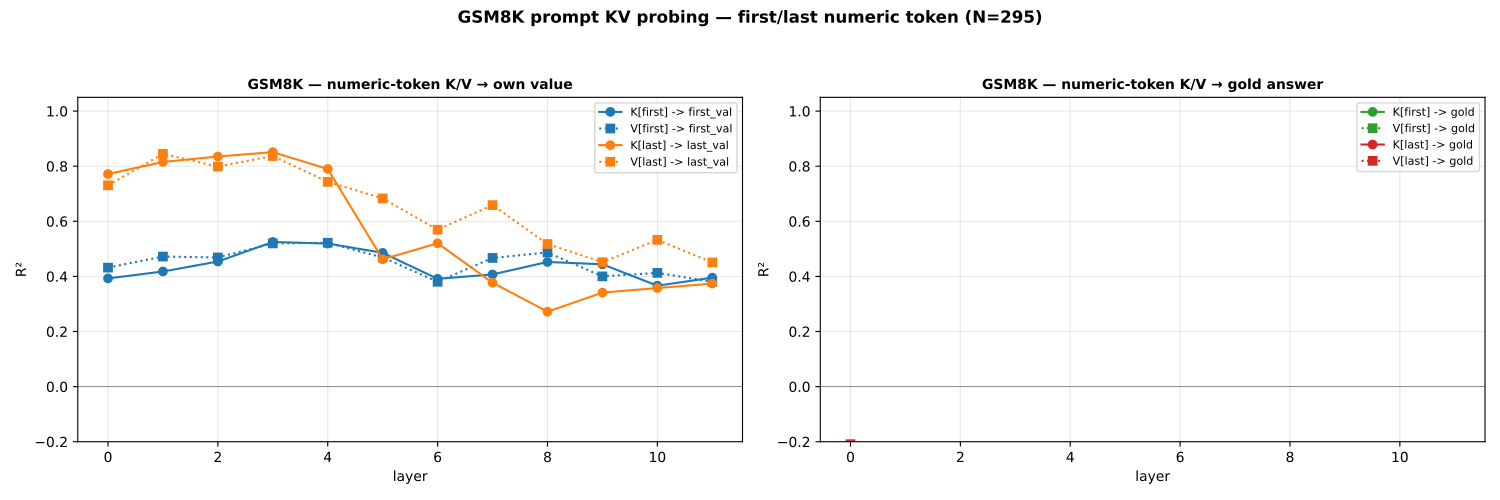

Recreate this plot in Python.
"""Probe GSM8K prompt KV cache for answer encoding at every NUMERIC token.

GSM8K problems are multi-step; we identify ALL numeric tokens in each
question, capture K and V at each at every layer, and check which numeric
token position holds the gold answer at which layer.

For each example: numeric_token_positions = list of (token_idx, value).
For each numeric token in the prompt: probe K[L, pos] and V[L, pos] -> gold.

Aggregate: per-layer R²(gold) when probing K and V at the FIRST / LAST /
ALL numeric tokens.

This is the analog of probe_prompt_kv.py but for multi-step problems where
"operand a / operand b" isn't well-defined.
"""
from __future__ import annotations

import json
import os
import re
import sys
import time
from pathlib import Path

import matplotlib.pyplot as plt
import numpy as np
import torch
import transformers
from matplotlib.backends.backend_pdf import PdfPages
from peft import LoraConfig, TaskType
from safetensors.torch import load_file
from sklearn.linear_model import Ridge
from sklearn.model_selection import KFold

REPO = Path(__file__).resolve().parents[3]
PD = Path(__file__).resolve().parent
sys.path.insert(0, str(REPO / "codi"))

OUT_JSON = PD / "probe_prompt_kv_gsm8k.json"
OUT_PDF = PD / "probe_prompt_kv_gsm8k.pdf"

N_LIMIT = 300        # cap to keep runtime reasonable
RIDGE_ALPHA = 1.0
SEED = 0


def cv_r2(X, y):
    kf = KFold(n_splits=5, shuffle=True, random_state=SEED)
    preds = np.zeros_like(y, dtype=np.float64)
    for tr, te in kf.split(X):
        clf = Ridge(alpha=RIDGE_ALPHA).fit(X[tr], y[tr])
        preds[te] = clf.predict(X[te])
    ss_res = float(np.sum((y - preds) ** 2))
    ss_tot = float(np.sum((y - y.mean()) ** 2))
    return 1.0 - ss_res / max(ss_tot, 1e-12)


def find_numeric_token_positions(input_ids, tok):
    """Return list of (token_index, numeric_value).  Greedy: tokenize as
    decoded substrings, find digit runs in the decoded text, and back-map to
    token positions.
    """
    decoded_tokens = [tok.decode([tid]) for tid in input_ids.tolist()]
    out = []
    for ti, t in enumerate(decoded_tokens):
        stripped = t.strip()
        if re.match(r"^-?\d+\.?\d*$", stripped):
            try:
                out.append((ti, float(stripped)))
            except ValueError:
                pass
    return out


def main():
    from datasets import load_dataset
    ds = load_dataset("gsm8k", "main")["test"]
    questions, golds = [], []
    for ex in ds:
        q = ex["question"].strip().replace("  ", " ")
        m = re.search(r"####\s*(-?\d+\.?\d*)", ex["answer"].replace(",", ""))
        if m is None: continue
        questions.append(q); golds.append(float(m.group(1)))
    questions = questions[:N_LIMIT]; golds = golds[:N_LIMIT]
    N_qs = len(questions)
    print(f"GSM8K test (capped): N={N_qs}")

    ckpt = os.path.expanduser("~/codi_ckpt/CODI-gpt2")
    print(f"loading CODI-GPT-2 from {ckpt}", flush=True)
    _orig = transformers.AutoTokenizer.from_pretrained
    transformers.AutoTokenizer.from_pretrained = (
        lambda *a, **k: _orig(*a, **{**k, "use_fast": True})
    )
    from src.model import CODI, ModelArguments, TrainingArguments
    lora_cfg = LoraConfig(task_type=TaskType.CAUSAL_LM, inference_mode=False,
                          r=128, lora_alpha=32, lora_dropout=0.1,
                          target_modules=["c_attn", "c_proj", "c_fc"],
                          init_lora_weights=True)
    margs = ModelArguments(model_name_or_path="gpt2", full_precision=True,
                           train=False, lora_init=True, ckpt_dir=ckpt)
    targs = TrainingArguments(output_dir="/tmp/_kvg", bf16=True,
                              use_lora=True, use_prj=True, prj_dim=768,
                              prj_no_ln=False, prj_dropout=0.0,
                              num_latent=6, inf_latent_iterations=6,
                              remove_eos=True, greedy=True,
                              model_max_length=512, seed=11)
    model = CODI(margs, targs, lora_cfg)
    sd_safe = Path(ckpt) / "model.safetensors"
    sd_bin = Path(ckpt) / "pytorch_model.bin"
    sd = load_file(str(sd_safe)) if sd_safe.exists() else torch.load(str(sd_bin), map_location="cpu")
    model.load_state_dict(sd, strict=False)
    model.codi.tie_weights()
    tok = transformers.AutoTokenizer.from_pretrained("gpt2", model_max_length=512,
                                                     padding_side="left", use_fast=True)
    if tok.pad_token_id is None:
        tok.add_special_tokens({"pad_token": "[PAD]"})
        tok.pad_token_id = model.pad_token_id or tok.convert_tokens_to_ids("[PAD]")
    model = model.to("cuda").to(torch.bfloat16); model.eval()
    transformer = (model.codi.transformer if hasattr(model.codi, "transformer")
                   else model.codi.base_model.model.transformer)
    N_LAYERS = model.codi.config.n_layer; HID = model.codi.config.n_embd

    cap = {}
    def make_c_attn_hook(idx):
        def fn(_m, _i, output):
            o = output
            q, k, v = o.split(HID, dim=-1)
            cap.setdefault("K", [None] * N_LAYERS)[idx] = k.detach().float().cpu().numpy()
            cap.setdefault("V", [None] * N_LAYERS)[idx] = v.detach().float().cpu().numpy()
            return output
        return fn

    handles = []
    for i, blk in enumerate(transformer.h):
        attn = blk.attn
        target = attn.c_attn.base_layer if hasattr(attn.c_attn, "base_layer") else attn.c_attn
        handles.append(target.register_forward_hook(make_c_attn_hook(i)))

    @torch.no_grad()
    def run_prompt(q):
        cap.pop("K", None); cap.pop("V", None)
        batch = tok([q], return_tensors="pt", padding="longest").to("cuda")
        prompt_ids = batch["input_ids"][0]
        bot = torch.full((1, 1), model.bot_id, dtype=torch.long, device="cuda")
        input_ids = torch.cat([batch["input_ids"], bot], dim=1)
        attn = torch.cat([batch["attention_mask"], torch.ones_like(bot)], dim=1)
        model.codi(input_ids=input_ids, attention_mask=attn,
                   use_cache=True, output_hidden_states=False)
        return prompt_ids, cap["K"], cap["V"]

    # Capture: for each example, K, V at each numeric token position at every layer.
    # Aggregate into three datasets: first-numeric, last-numeric, all-numerics-stacked.
    first_K = np.zeros((N_qs, N_LAYERS, HID), dtype=np.float32)
    first_V = np.zeros((N_qs, N_LAYERS, HID), dtype=np.float32)
    last_K  = np.zeros((N_qs, N_LAYERS, HID), dtype=np.float32)
    last_V  = np.zeros((N_qs, N_LAYERS, HID), dtype=np.float32)
    last_val = np.zeros(N_qs, dtype=np.float64)
    first_val = np.zeros(N_qs, dtype=np.float64)
    n_num_per_ex = np.zeros(N_qs, dtype=np.int64)
    t0 = time.time()
    for i, q in enumerate(questions):
        ids, K_full, V_full = run_prompt(q)
        positions = find_numeric_token_positions(ids, tok)
        if len(positions) == 0:
            continue
        n_num_per_ex[i] = len(positions)
        pos_first, val_first = positions[0]
        pos_last,  val_last  = positions[-1]
        first_val[i] = val_first; last_val[i] = val_last
        for L in range(N_LAYERS):
            first_K[i, L] = K_full[L][0, pos_first, :]
            first_V[i, L] = V_full[L][0, pos_first, :]
            last_K[i, L]  = K_full[L][0, pos_last, :]
            last_V[i, L]  = V_full[L][0, pos_last, :]
        if (i + 1) % 50 == 0:
            print(f"  {i+1}/{N_qs}  ({time.time()-t0:.0f}s)")
    print(f"avg numeric tokens per question: {n_num_per_ex.mean():.1f}")

    valid = n_num_per_ex > 0
    g = np.array(golds)[valid]
    K1 = first_K[valid]; V1 = first_V[valid]
    K2 = last_K[valid];  V2 = last_V[valid]
    fv = first_val[valid]; lv = last_val[valid]

    r2 = {key: [] for key in [
        "K_first->first_val", "V_first->first_val",
        "K_last->last_val",   "V_last->last_val",
        "K_first->gold", "V_first->gold",
        "K_last->gold",  "V_last->gold",
    ]}
    print("\nFitting per-layer probes...")
    for L in range(N_LAYERS):
        r2["K_first->first_val"].append(cv_r2(K1[:, L], fv))
        r2["V_first->first_val"].append(cv_r2(V1[:, L], fv))
        r2["K_last->last_val"].append(cv_r2(K2[:, L], lv))
        r2["V_last->last_val"].append(cv_r2(V2[:, L], lv))
        r2["K_first->gold"].append(cv_r2(K1[:, L], g))
        r2["V_first->gold"].append(cv_r2(V1[:, L], g))
        r2["K_last->gold"].append(cv_r2(K2[:, L], g))
        r2["V_last->gold"].append(cv_r2(V2[:, L], g))
    for k, vs in r2.items():
        bl = int(np.argmax(vs))
        print(f"  {k:25s} best L{bl:2d} R²={vs[bl]:+.3f}  per-layer: "
              f"{','.join(f'{v:+.2f}' for v in vs)}")

    out = {"N": int(valid.sum()), "N_LAYERS": N_LAYERS,
           "avg_numeric_tokens": float(n_num_per_ex.mean()),
           "r2_per_layer": r2}
    OUT_JSON.write_text(json.dumps(out, indent=2))
    print(f"saved {OUT_JSON}")
    for h in handles: h.remove()

    with PdfPages(OUT_PDF) as pdf:
        xs = np.arange(N_LAYERS)
        fig, axes = plt.subplots(1, 2, figsize=(15, 5))
        ax = axes[0]
        ax.plot(xs, r2["K_first->first_val"], "o-", color="#1f77b4", label="K[first] -> first_val")
        ax.plot(xs, r2["V_first->first_val"], "s-", color="#1f77b4", ls=":", label="V[first] -> first_val")
        ax.plot(xs, r2["K_last->last_val"],   "o-", color="#ff7f0e", label="K[last] -> last_val")
        ax.plot(xs, r2["V_last->last_val"],   "s-", color="#ff7f0e", ls=":", label="V[last] -> last_val")
        ax.axhline(0, color="black", lw=0.3)
        ax.set_xlabel("layer"); ax.set_ylabel("R²"); ax.set_ylim(-0.2, 1.05)
        ax.set_title("GSM8K — numeric-token K/V → own value",
                     fontsize=10, fontweight="bold")
        ax.legend(fontsize=8); ax.grid(alpha=0.3)
        ax = axes[1]
        ax.plot(xs, r2["K_first->gold"], "o-", color="#2ca02c", label="K[first] -> gold")
        ax.plot(xs, r2["V_first->gold"], "s-", color="#2ca02c", ls=":", label="V[first] -> gold")
        ax.plot(xs, r2["K_last->gold"],  "o-", color="#d62728", label="K[last] -> gold")
        ax.plot(xs, r2["V_last->gold"],  "s-", color="#d62728", ls=":", label="V[last] -> gold")
        ax.axhline(0, color="black", lw=0.3)
        ax.set_xlabel("layer"); ax.set_ylabel("R²"); ax.set_ylim(-0.2, 1.05)
        ax.set_title("GSM8K — numeric-token K/V → gold answer",
                     fontsize=10, fontweight="bold")
        ax.legend(fontsize=8); ax.grid(alpha=0.3)
        fig.suptitle(f"GSM8K prompt KV probing — first/last numeric token (N={int(valid.sum())})",
                     fontsize=12, fontweight="bold")
        fig.tight_layout(rect=(0, 0, 1, 0.94))
        pdf.savefig(fig, dpi=140); plt.close(fig)
    print(f"saved {OUT_PDF}")


if __name__ == "__main__":
    main()
